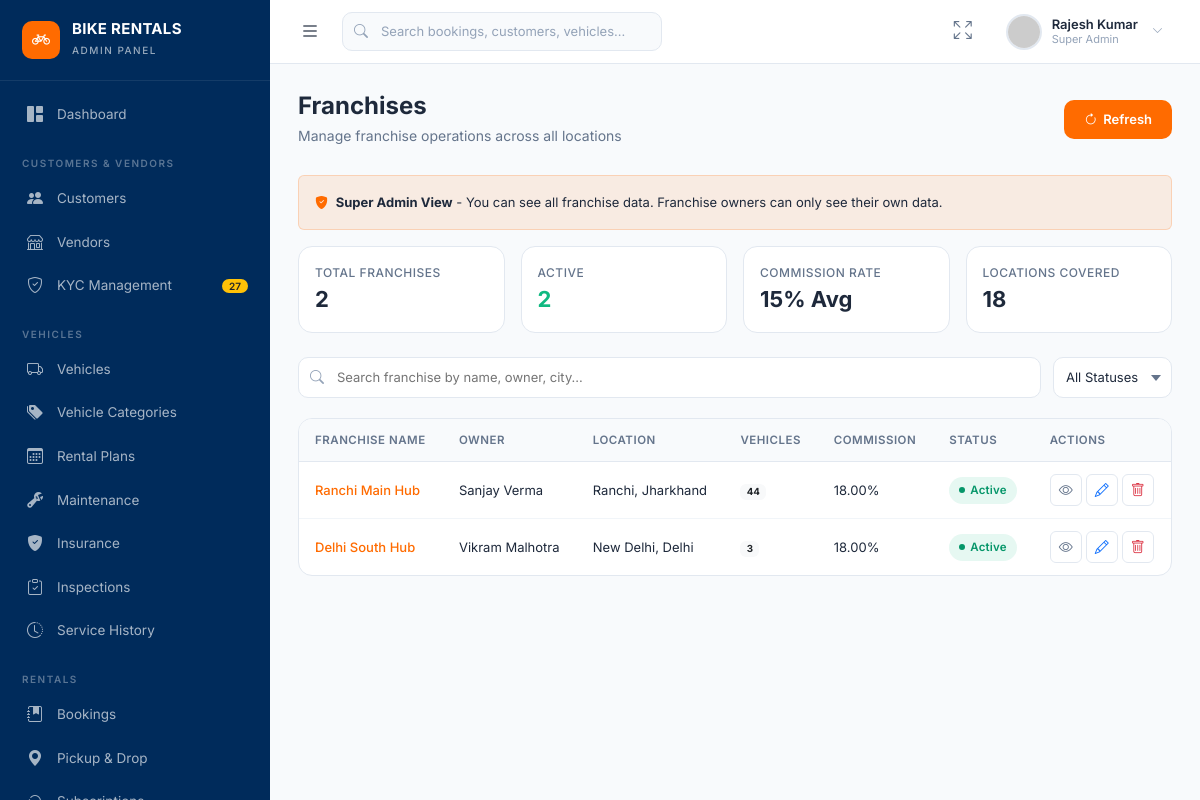
/franchises/, run on the app's committed database.
### myapp/models.py (models this page shows, shortened)
class Franchise(models.Model):
    STATUS_CHOICES = [
        ("active", "Active"),
        ("pending", "Pending"),
        ("inactive", "Inactive"),
    ]
    franchise_id = models.CharField(max_length=20, unique=True, blank=True)
    name = models.CharField(max_length=150)
    owner_name = models.CharField(max_length=150)
    email = models.EmailField()
    phone = models.CharField(max_length=20)
    city = models.CharField(max_length=100)
    state = models.CharField(max_length=100)
    address = models.TextField(blank=True)
    commission_rate = models.DecimalField(max_digits=5, decimal_places=2, default=15.0)
    status = models.CharField(max_length=20, choices=STATUS_CHOICES, default="active")
    joined_at = models.DateTimeField(default=timezone.now)
    class Meta:
        ordering = ["-joined_at"]

### myapp/views.py (the view, shortened to what this page needs)
# urls.py: path('franchises/', views.franchise_list, name='admin_franchises'),
def franchise_list(request):
    franchises = Franchise.objects.annotate(
        vehicle_count=Count("vehicles"),
        location_count=Count("locations")
    )
    return render(request, "admin/franchises/list.html", {"franchises": franchises})

### myapp/templates/admin/franchises/list.html (shortened to what this page needs)
{% extends "admin/base.html" %}
{% block content %}
<div class="page-header d-flex align-items-center justify-content-between flex-wrap gap-2">
    <div><h1>Franchises</h1><p>Manage franchise operations across all locations</p></div>
    <div class="page-header-actions"><button class="btn-primary-custom" onclick="window.location.reload()"><i class="bi bi-arrow-clockwise"></i> Refresh</button></div>
</div>
<div class="mb-3 p-3 rounded" style="background:var(--accent-light);border:1px solid rgba(255,107,0,0.2);font-size:13px;">
    <i class="bi bi-shield-fill-check text-accent me-1"></i> <strong>Super Admin View</strong> - You can see all franchise data. Franchise owners can only see their own data.
</div>
<div class="row g-3 mb-4">
    <div class="col-md-3"><div class="stat-card" style="padding:16px;"><div class="card-label">Total Franchises</div><div class="card-value" style="font-size:22px;">{{ franchises|length }}</div></div></div>
    <div class="col-md-3"><div class="stat-card" style="padding:16px;"><div class="card-label">Active</div><div class="card-value" style="font-size:22px;color:var(--success);">{{ franchises|length }}</div></div></div>
    <div class="col-md-3"><div class="stat-card" style="padding:16px;"><div class="card-label">Commission Rate</div><div class="card-value" style="font-size:22px;">15% Avg</div></div></div>
    <div class="col-md-3"><div class="stat-card" style="padding:16px;"><div class="card-label">Locations Covered</div><div class="card-value" style="font-size:22px;">18</div></div></div>
</div>
<div class="filter-bar">
    <div class="filter-search"><i class="bi bi-search"></i><input type="text" placeholder="Search franchise by name, owner, city..."></div>
    <select><option value="">All Statuses</option><option>Active</option><option>Pending</option><option>Inactive</option></select>
</div>
<div class="panel-card">
    <div class="admin-table-wrapper">
        <table class="admin-table">
            <thead><tr><th>Franchise Name</th><th>Owner</th><th>Location</th><th>Vehicles</th><th>Commission</th><th>Status</th><th>Actions</th></tr></thead>
            <tbody>
                {% for f in franchises %}
                <tr>
                    <td class="cell-bold"><a href="{% url 'admin_franchise_detail' f.franchise_id %}" class="cell-link">{{ f.name }}</a></td>
                    <td>{{ f.owner_name }}</td>
                    <td>{{ f.city }}, {{ f.state }}</td>
                    <td><span class="badge bg-light text-dark">{{ f.vehicle_count|default:f.vehicles.count }}</span></td>
                    <td>{{ f.commission_rate }}%</td>
                    <td><span class="status-badge {% if f.status == 'active' %}badge-active{% elif f.status == 'pending' %}badge-pending{% else %}badge-inactive{% endif %}">{{ f.status|capfirst }}</span></td>
                    <td>
                        <div class="d-flex gap-1">
                            <a href="{% url 'admin_franchise_detail' f.franchise_id %}" class="btn-sm-action" title="View"><i class="bi bi-eye"></i></a>
                            <button class="btn-sm-action text-primary" title="Edit" onclick="openEditModal('franchise', '{{ f.franchise_id }}', this)"><i class="bi bi-pencil"></i></button>
                            <button class="btn-sm-action text-danger" title="Delete" data-bs-toggle="modal" data-bs-target="#confirmActionModal" data-action="delete" data-item="Franchise {{ f.name }}" data-api-url="/api/franchises/{{ f.franchise_id }}/" data-api-method="DELETE"><i class="bi bi-trash"></i></button>
                        </div>
                    </td>
                </tr>
                {% empty %}
                <tr><td colspan="7" class="text-center py-4 text-muted">No franchises found.</td></tr>
                {% endfor %}
            </tbody>
        </table>
    </div>
</div>
{% endblock %}

### data on the page
Franchise: name "Ranchi Main Hub", owner_name "Sanjay Verma", city "Ranchi", state "Jharkhand", vehicle_count "44", commission_rate "18.00", status "Active"
Franchise: name "Delhi South Hub", owner_name "Vikram Malhotra", city "New Delhi", state "Delhi", vehicle_count "3", commission_rate "18.00", status "Active"

### other printed values
{{ franchises|length }} "2"
